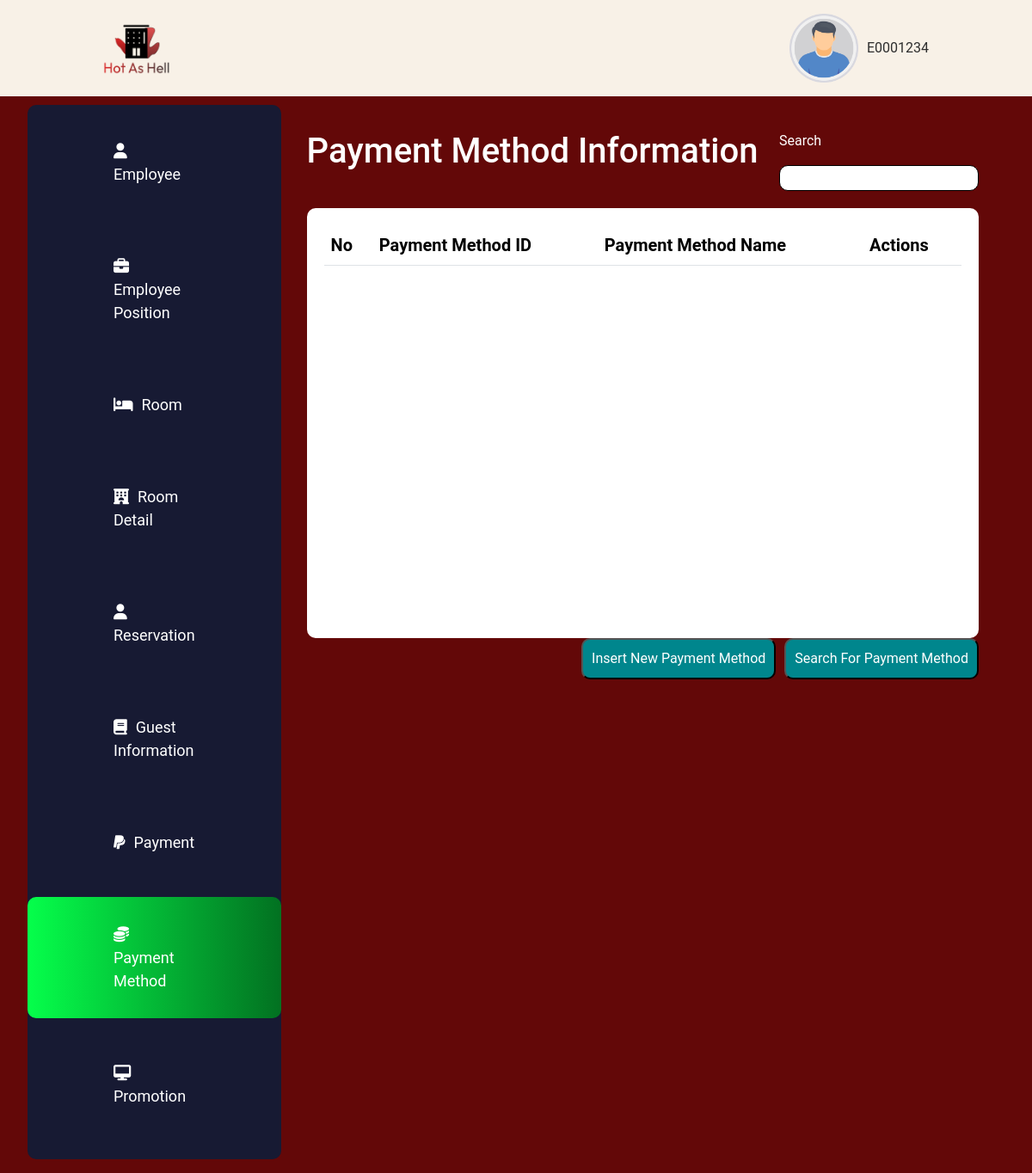
Page /AllLinkedTestDashboard/TestMethodDashboard.php on the earlier database version.
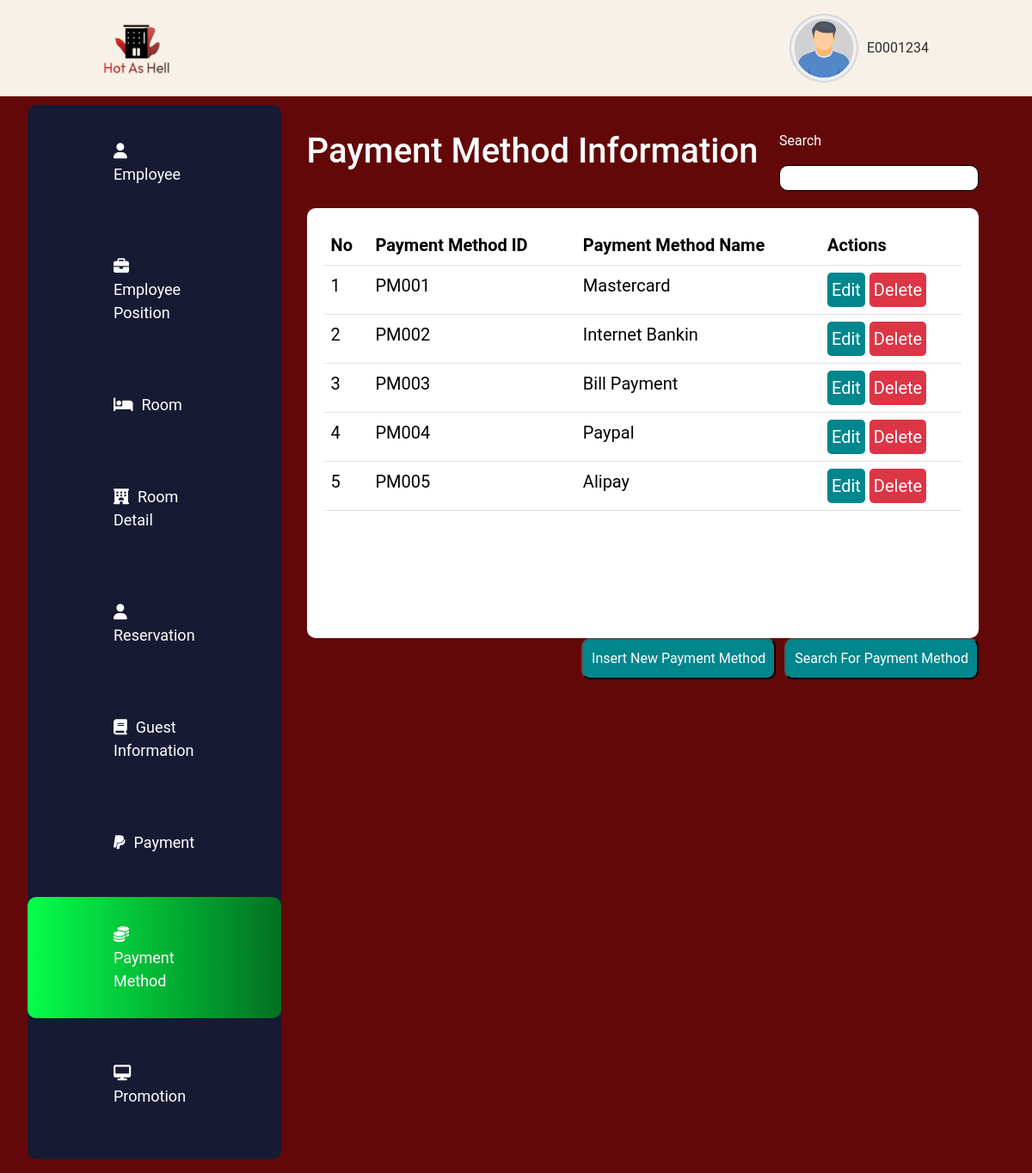
Same page on the later database version.
### tables this page shows
CREATE TABLE `payment_method` (
  `PaymentMethodID` varchar(5) NOT NULL,
  `PaymentMethodName` varchar(15) NOT NULL
);

### AllLinkedTestDashboard/TestMethodDashboard.php (the view, shortened to what this page needs)
<!DOCTYPE html>
<html lang="en">
<head>
    <link rel="stylesheet" href="https://cdnjs.cloudflare.com/ajax/libs/font-awesome/6.5.2/css/all.min.css" />
    <link href="https://cdn.jsdelivr.net/npm/bootstrap@5.3.3/dist/css/bootstrap.min.css" rel="stylesheet">
    <link rel="stylesheet" href="style.css">
</head>
<body>
    <nav>
        <img src="images/logo.png" alt="" srcset="" id="logo" style="width: 80px; height: 80px;">
        <div style="display: flex;">
            <img src="images/boy.png" alt="" srcset="" id="person" style="width: 80px; height: 80px;">
            <p id="name">E0001234</p>
        </div>
    </nav>
    <div class="main">
        <div class="left">
            <ul>
                <li><a href="index.html"><i class="fa-solid fa-user" style="margin-right: 10px;"></i>Employee</a></li>
                <li><a href="TestPositionDashboard.php"><i class="fa-solid fa-briefcase" style="margin-right: 10px;"></i>Employee Position</a></li>
                <li><a href="TestRoomDashBoard.php"><i class="fa-solid fa-bed" style="margin-right: 10px;"></i>Room</a></li>
                <li><a href="TestRoomDetailDashBoard.php"><i class="fa-solid fa-hotel" style="margin-right: 10px;"></i>Room Detail</a></li>
                <li><a href="reservation.html"><i class="fa-solid fa-user" style="margin-right: 10px;"></i>Reservation</a></li>
                <li><a href="guest.html"><i class="fa-solid fa-book" style="margin-right: 10px;"></i>Guest Information</a></li>
                <li><a href="payment.html"><i class="fa-brands fa-paypal" style="margin-right: 10px;"></i>Payment</a></li>
                <li class="highlight"><a href="TestMethodDashboard.php"><i class="fa-solid fa-coins" style="margin-right: 10px;"></i>Payment Method</a></li>
                <li><a href="TestPromotionDashboard.php"><i class="fa-solid fa-desktop" style="margin-right: 10px;"></i>Promotion</a></li>
            </ul>
        </div>
        <div class="right">
            <div style="display: flex; justify-content: space-between; color: white;">
                <h1>Payment Method Information</h1>
                <div>
                    <p>Search</p>
                    <input type="text" name="search" id="search" style="background-color: white; border: 1px solid black; border-radius: 10px; padding: 5px; height: 30px;">
                </div>
            </div>
            <div style="margin-top: 20px; border-radius: 10px; background-color: white; padding: 20px; min-height: 500px; height: 100%;">
                <?php
                $con = mysqli_connect("localhost", "root", "", "hot_as_hell");
                $PaymentMethodID = isset($_POST['payment_method_id']) ? $_POST['payment_method_id'] : '';
                $PaymentMethodName = isset($_POST['payment_method_name']) ? $_POST['payment_method_name'] : '';
                $r = 1;
                $query = "SELECT * FROM payment_method WHERE PaymentMethodID LIKE '%$PaymentMethodID%'
                AND PaymentMethodName LIKE '%$PaymentMethodName%'";
                $result = mysqli_query($con, $query);
                echo "<table class='table table-hover' style='font-size: 20px;'>";
                echo "<thead>";
                echo "<tr>";
                echo "<th>No</th>";
                echo "<th>Payment Method ID</th>";
                echo "<th>Payment Method Name</th>";
                echo "<th>Actions</th>";
                echo "</tr>";
                echo "</thead>";
                echo "<tbody>";
                foreach ($result as $row) {
                    echo "<tr>";
                    echo "<td>".$r++."</td>";
                    echo "<td>".$row["PaymentMethodID"]."</td>";
                    echo "<td>".$row["PaymentMethodName"]."</td>";
                    echo "<td>";
                    echo "<a href='TestMethodEditForm.php?id=".$row["PaymentMethodID"]."'><button style='color: white; border-radius: 5px; background-color: #00868D; padding: 5px; border: none;'>Edit</button></a> ";
                    echo "<a href='TestMethodDeleteForm.php?id=".$row["PaymentMethodID"]."'><button style='color: white; border-radius: 5px; background-color: #DC3545; padding: 5px; border: none;'>Delete</button></a>";
                    echo "</td>";
                    echo "</tr>";
                }
                echo "</tbody>";
                echo "</table>";
                ?>
            </div>
            <div style="width: 100%; display: flex; justify-content: flex-end;">
                <a href="TestMethodInsertForm.php">
                    <button style="color: white; border-radius: 10px; background-color: #00868D; padding: 10px;">Insert New Payment Method</button>
                </a>
                <form name="searchfrm" method="post" action="TestMethodSearchForm.php" style="margin-left: 10px;">
                    <button type="submit" style="color: white; border-radius: 10px; background-color: #00868D; padding: 10px;">Search For Payment Method</button>
                </form>
            </div>
        </div>
    </div>
</body>
</html>

Differences in the rows shown:
added payment_method: PaymentMethodID "PM001", PaymentMethodName "Mastercard"
added payment_method: PaymentMethodID "PM002", PaymentMethodName "Internet Bankin"
added payment_method: PaymentMethodID "PM003", PaymentMethodName "Bill Payment"
added payment_method: PaymentMethodID "PM004", PaymentMethodName "Paypal"
added payment_method: PaymentMethodID "PM005", PaymentMethodName "Alipay"
